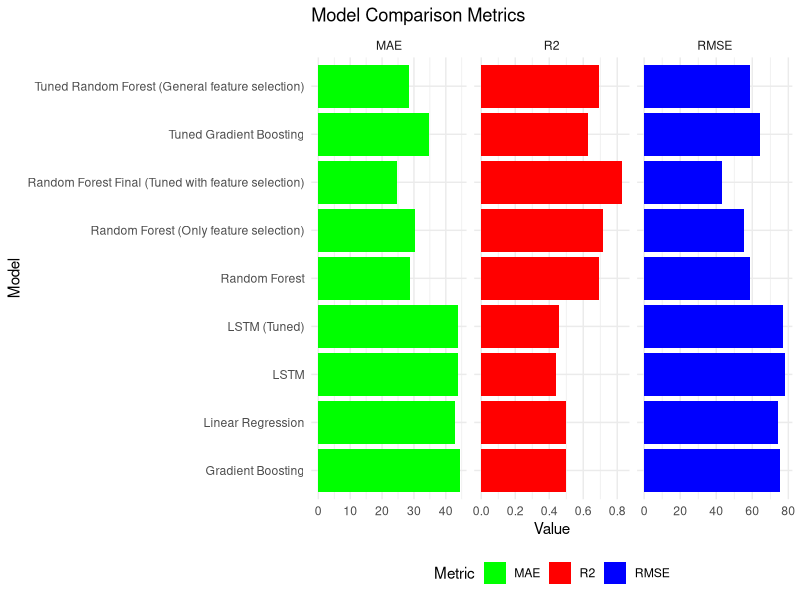
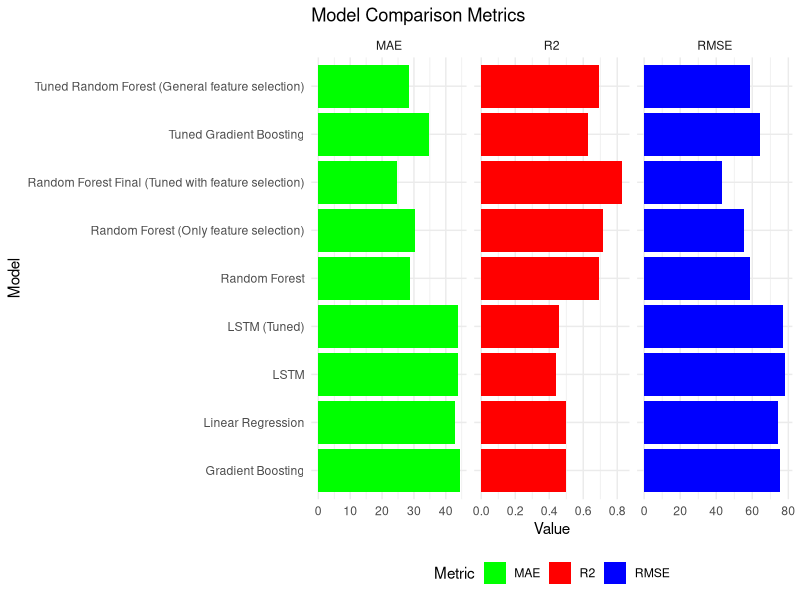

The R source for these figures, in order:
## ---- chunk 1
knitr::opts_chunk$set(echo = TRUE)
## ---- chunk 2
# Required packages
library(ggplot2)
library(tidyr)

# Data
model_metrics <- data.frame(
  Model = c(
    "Random Forest Final (Tuned with feature selection)",
    "Random Forest (Only feature selection)",
    "LSTM (Tuned)",
    "LSTM",
    "Tuned Gradient Boosting",
    "Tuned Random Forest (General feature selection)",
    "Gradient Boosting",
    "Random Forest",
    "Linear Regression"
  ),
  RMSE = c(
    43.23051, 55.60064, 77.32212, 78.34101, 64.21605, 58.67541, 75.55071, 58.91217, 74.48276
  ),
  MAE = c(
    24.63652, 30.4344, 43.84375, 43.83427, 34.58222, 28.60143, 44.29758, 28.63226, 42.76741
  ),
  R2 = c(
    0.8303284, 0.7183661, 0.4556434, 0.4412025, 0.6293279, 0.6927204, 0.4995187, 0.690126, 0.5010507
  )
)

# Convert data to long format for ggplot
model_metrics_long <- model_metrics %>%
  gather(key = "Metric", value = "Value", -Model)

# Order by descending R2
model_metrics$Model <- factor(model_metrics$Model, levels = model_metrics$Model[order(-model_metrics$R2)])

# Plotting comparison graphs
ggplot(model_metrics_long, aes(x = Model, y = Value, fill = Metric)) +
  geom_bar(stat = "identity", position = "dodge") +
  coord_flip() +
  theme_minimal() +
  labs(title = "Model Comparison Metrics", x = "Model", y = "Value") +
  theme(legend.position = "bottom") +
  scale_fill_manual(values = c("RMSE" = "blue", "MAE" = "green", "R2" = "red")) +
  facet_wrap(~ Metric, scales = "free_x")
ggsave("Graphs/ModelComparison.png", width = 10, height = 20, bg = "white")

